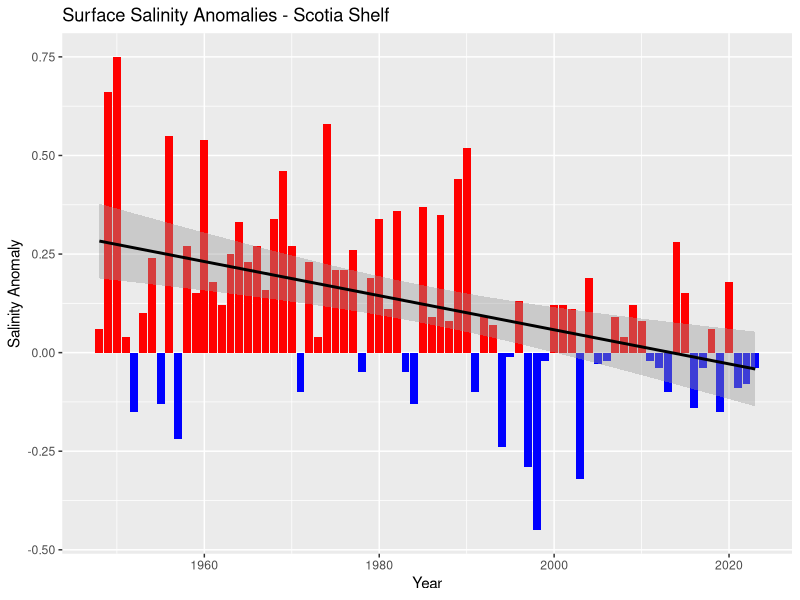
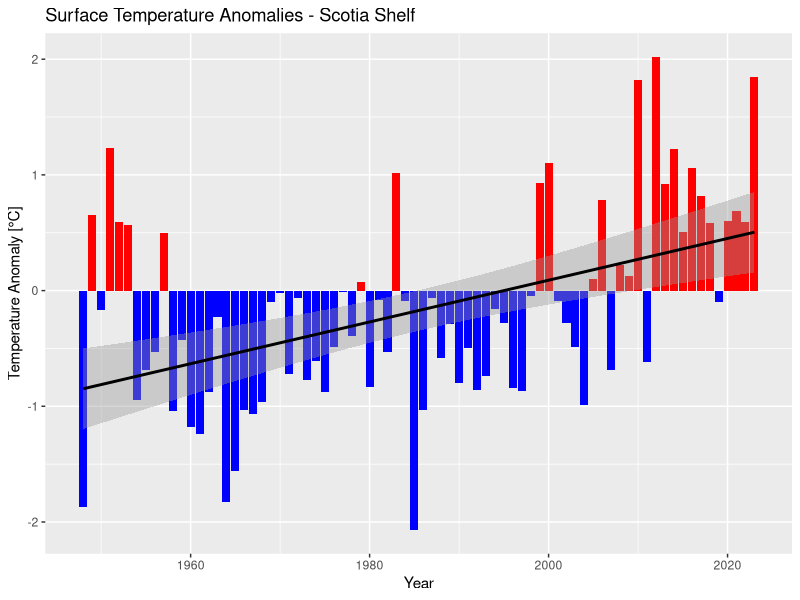
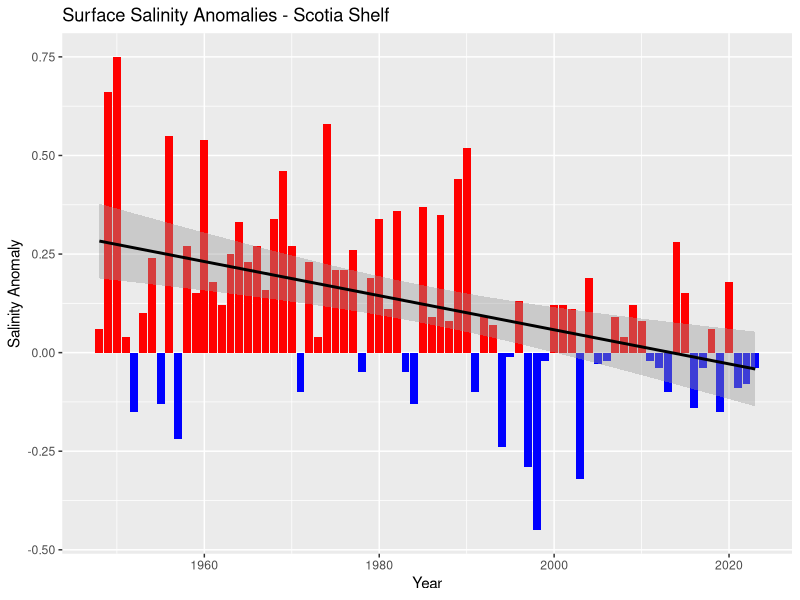
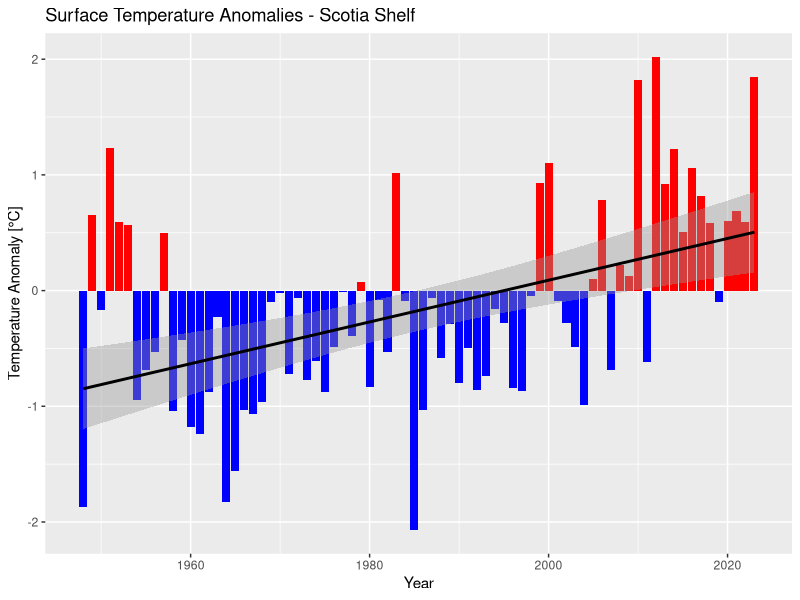

Write R code to recreate these figures, in order.
library(ggplot2)

sdata <- read.table("areasAnalysis_salinity0m_en.dat", skip = 14, header = TRUE, sep = ",")
ggp <- ggplot(sdata, aes(x=year, y=anomaly)) + geom_bar(aes(fill = anomaly>0), stat = "identity") + scale_fill_manual(values = c("blue", "red")) + geom_smooth(method = "lm", se = TRUE, color = "black") + theme(legend.position = "none") + labs(title = "Surface Salinity Anomalies - Scotia Shelf", x="Year", y="Salinity Anomaly")
ggp
ggsave("Scotian_Shelf_S.png", width = 6, height = 3, units = "in", scale = 1, dpi = 1200)
model <- lm(sdata$anomaly ~ sdata$year)
model


tdata <- read.table("areasAnalysis_temperature0m_en.dat", skip = 14, header = TRUE, sep = ",")
ggp <- ggplot(tdata, aes(x=year, y=anomaly)) + geom_bar(aes(fill = anomaly>0), stat = "identity") + scale_fill_manual(values = c("blue", "red")) + geom_smooth(method = "lm", se = TRUE, color = "black") + theme(legend.position = "none") + labs(title = "Surface Temperature Anomalies - Scotia Shelf", x="Year", y="Temperature Anomaly [°C]")
ggp
ggsave("Scotian_Shelf_T.png", width = 6, height = 3, units = "in", scale = 1, dpi = 1200)
model <- lm(tdata$anomaly ~ tdata$year)
model
